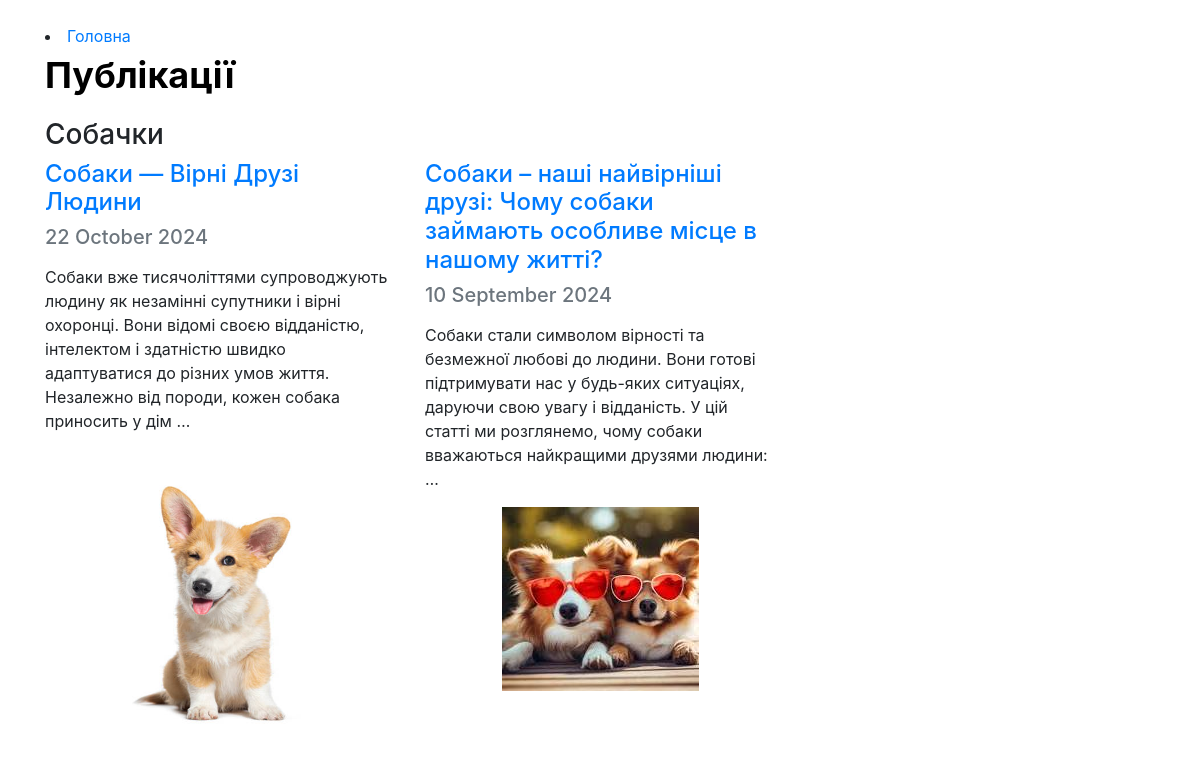
Screenshot of /articles/category/-2/ with the database file from the repository.
### app_blog/models.py (models this page shows, shortened)
class Category(models.Model):
    category = models.CharField('Категорія', max_length=250, help_text='Максимум 250 символів')
    slug = models.SlugField('Слаг', unique=True)
    objects = models.Manager()
    class Meta:
        verbose_name = 'Категорія для публікації'
        verbose_name_plural = 'Категорії для публікацій'
    def __str__(self):
        return self.category

class Article(models.Model):
    title = models.CharField('Заголовок', max_length=250, help_text='Максимум 250 символів')
    description = models.TextField(blank=True, verbose_name='Опис')
    pub_date = models.DateTimeField('Дата публікації', default=timezone.now)
    slug = models.SlugField('Слаг', unique_for_date='pub_date')
    main_page = models.BooleanField('Головна', default=False, help_text='Показувати на головній сторінці')
    category = models.ForeignKey(Category, related_name='articles', blank=True, null=True, verbose_name='Категорія', on_delete=models.CASCADE)
    objects = models.Manager()
    class Meta:
        ordering = ['-pub_date']
        verbose_name = 'Стаття'
        verbose_name_plural = 'Статті'
    def get_absolute_url(self):
        try:
            url = reverse('news-detail', kwargs={
                'year': self.pub_date.strftime("%Y"),
                'month': self.pub_date.strftime("%m"),
                'day': self.pub_date.strftime("%d"),
                'slug': self.slug,
            })
        except:
            url = "/"
        return url

class ArticleImage(models.Model):
    article = models.ForeignKey(Article, verbose_name='Стаття', related_name='images', on_delete=models.CASCADE)
    image = models.ImageField('Фото', upload_to='photos')
    title = models.CharField('Заголовок', max_length=250, help_text='Максимум 250 символів', blank=True)
    class Meta:
        verbose_name = 'Фото для статті'
        verbose_name_plural = 'Фото для статті'

### app_blog/views.py (the view)
# urls.py: path('articles/category/<slug:slug>/', ArticleCategoryList.as_view(), name='articles-category-list'),
class ArticleCategoryList(ArticleList):
    def get_queryset(self, *args, **kwargs):
        return Article.objects.filter(category__slug=self.kwargs.get('slug'))

### app_blog/views.py (called while the page is built)
    def get_context_data(self, *args, **kwargs):
        context = super(ArticleList, self).get_context_data(*args, **kwargs)
        try:
            context['category'] = Category.objects.get(slug=self.kwargs.get('slug'))
        except Category.DoesNotExist:
            context['category'] = None
        return context

### app_blog/templates/articles_list.html (shortened to what this page needs)
<!DOCTYPE html>
<html lang="en">
<head>
    <link href="https://maxcdn.bootstrapcdn.com/bootstrap/4.5.2/css/bootstrap.min.css" rel="stylesheet">
</head>
<body>
    <div class="container mt-4">
        <li><a href="/">Головна</a></li>
        <span class="heading">Публікації</span> <br/>
        {% if category %}
            <h3 class="mt-3">{{ category }}</h3>
        {% endif %}
        <div class="row">
            {% for item in items %}
                <div class="col-md-4 articles-row mb-4">
                    <a href="{{ item.get_absolute_url }}">
                        <h4 class="text-primary">{{ item.title }}</h4>
                    </a>
                    <h5 class="text-muted">
                        {{ item.pub_date|date:"j E Y"|safe|linebreaks }}
                    </h5>
                    <p>
                        {{ item.description|safe|escape|striptags|truncatewords_html:32 }}
                    </p>
                    <div class="container-image text-center">
                        {% if item.images.all %}
                            <img class="img img-fluid" src="{{ item.images.all.0.image.url }}" alt="Image for {{ item.title }}" />
                        {% else %}
                            <p>No image available</p>
                        {% endif %}
                    </div>
                </div>
            {% endfor %}
        </div>
    </div>
</body>
</html>

### app_blog/templates/articles_list.html (style rules this page uses)
.heading { font-size: 36px; font-weight: bold; color: black; text-align: center; margin-top: 20px; margin-bottom: 20px; }

### rows the page displays
Category: category "Собачки"
Article: title "Собаки — Вірні Друзі Людини", pub_date "22 October 2024", description "Собаки вже тисячоліттями супроводжують людину як незамінні супутники і вірні охоронці. Вони відомі своєю відданістю, інтелектом і здатністю швидко адаптуватися до різних умов життя. Незалежно від породи, кожен собака приносить у дім …", images.all.0.image (picture)
Article: title "Собаки – наші найвірніші друзі: Чому собаки займають особливе місце в нашому житті?", pub_date "10 September 2024", description "Собаки стали символом вірності та безмежної любові до людини. Вони готові підтримувати нас у будь-яких ситуаціях, даруючи свою увагу і відданість. У цій статті ми розглянемо, чому собаки вважаються найкращими друзями людини: …", images.all.0.image (picture)
